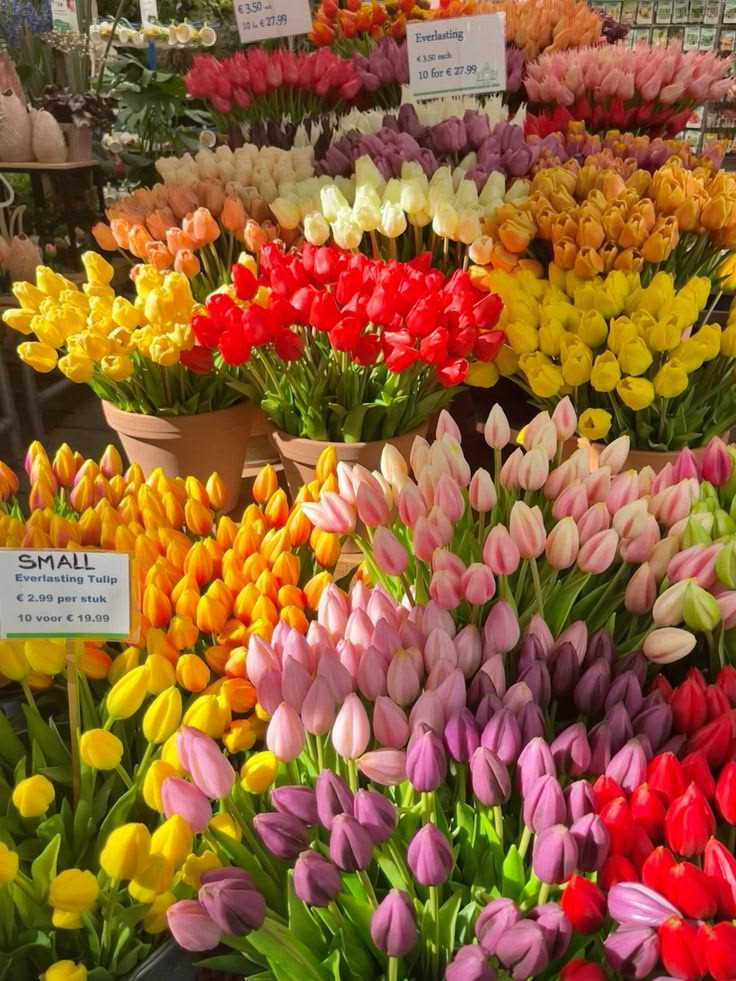
#> input picture Lab5/flori.jpg, 736 x 981 px
$ python Lab5_Tema.py
#> lines starting #> are read from the running program, lines starting #| are printed output that depends on the picture
import cv2
import numpy as np
import matplotlib.pyplot as plt

image_path = r'flori.jpg'

L = 255  # nivelul maxim de gri

R = 30   # raza filtrului ideal (in pixeli de frecventa)
A = 30   # parametrul filtrului gaussian (A ~ 1/sigma din domeniul spatial)


def centrare(img):
    """
    Transformarea de centrare: x(u,v) <- (-1)^(u+v) * x(u,v)
    Aplicata de doua ori, revine la imaginea initiala.
    """
    # 1. Indicii liniilor (u) si ai coloanelor (v)
    h_img, w_img = img.shape
    u, v = np.indices((h_img, w_img))

    # 2. Semnul (-1)^(u+v) pentru fiecare pixel
    semn = np.where((u + v) % 2 == 0, 1, -1)

    return img * semn


def dft(img_gri):
    """
    Pasii a) si b): centrarea imaginii originale, apoi DFT 2D (prin FFT).
    Componentele de frecventa joasa ajung in mijlocul spectrului.
    """
    # 1. Lucram pe numere reale (float), ca sa putem inmulti cu +-1
    centrata = centrare(img_gri.astype(np.float64))

    # 2. Transformata Fourier discreta bidimensionala
    return np.fft.fft2(centrata)


def idft(X):
    """
    Pasii d) si e): IDFT 2D, apoi centrarea (anuleaza efectul primei centrari).
    """
    # 1. Inversa transformatei Fourier, partea reala
    imagine = np.real(np.fft.ifft2(X))

    # 2. Anulam centrarea
    return centrare(imagine)


def spectru(X):
    """
    Spectrul de magnitudine, in scara logaritmica, adus in [0, 255]:
    S = log(1 + |X|)
    """
    # 1. Logaritmul magnitudinii (altfel componenta continua acopera restul)
    s = np.log1p(np.abs(X))

    # 2. Normalizare in [0, 255] pentru afisare
    s = (s - s.min()) / (s.max() - s.min()) * L
    return s.astype(np.uint8)


def normalizare(img):
    """
    Dupa filtrarea trece-sus componenta continua dispare, deci media devine ~0
    si apar valori negative. Aducem rezultatul in [0, 255] pentru afisare.
    """
    return ((img - img.min()) / (img.max() - img.min()) * L).astype(np.uint8)


def distanta_patrat(shape):
    """
    D^2(u,v) = (H/2 - u)^2 + (W/2 - v)^2   (fata de centrul imaginii)
    """
    h_img, w_img = shape
    u, v = np.indices((h_img, w_img))
    return (h_img / 2 - u) ** 2 + (w_img / 2 - v) ** 2


def filtru_ideal_trece_sus(img_gri, raza):
    """
    X'(u,v) = X(u,v)  daca D^2 > R^2, altfel 0
    """
    # 1. Centrare + DFT
    X = dft(img_gri)

    # 2. Masca: eliminam frecventele din interiorul cercului de raza R
    masca = distanta_patrat(img_gri.shape) > raza ** 2
    X_filtrat = X * masca

    # 3. IDFT + centrare, apoi normalizare pentru afisare
    rez = idft(X_filtrat)
    return normalizare(rez), X_filtrat


def filtru_gaussian_trece_sus(img_gri, a):
    """
    X'(u,v) = X(u,v) * (1 - exp( -D^2 / A^2 ))
    Suprimare neteda a frecventelor joase, fara efectul de unde circulare.
    """
    # 1. Centrare + DFT
    X = dft(img_gri)

    # 2. Atenuare gaussiana a frecventelor apropiate de centru
    H = 1 - np.exp(-distanta_patrat(img_gri.shape) / a ** 2)
    X_filtrat = X * H

    # 3. IDFT + centrare, apoi normalizare pentru afisare
    rez = idft(X_filtrat)
    return normalizare(rez), X_filtrat


if __name__ == "__main__":
    img = cv2.imread(image_path)
#> img is the input picture: shape (981, 736, 3); mean B, G, R 51.6, 95.5, 147.3
    if img is None:
        raise FileNotFoundError(f"Nu pot citi imaginea: {image_path}")

    # Filtrarea lucreaza pe tonuri de gri
    gri = cv2.cvtColor(img, cv2.COLOR_BGR2GRAY)
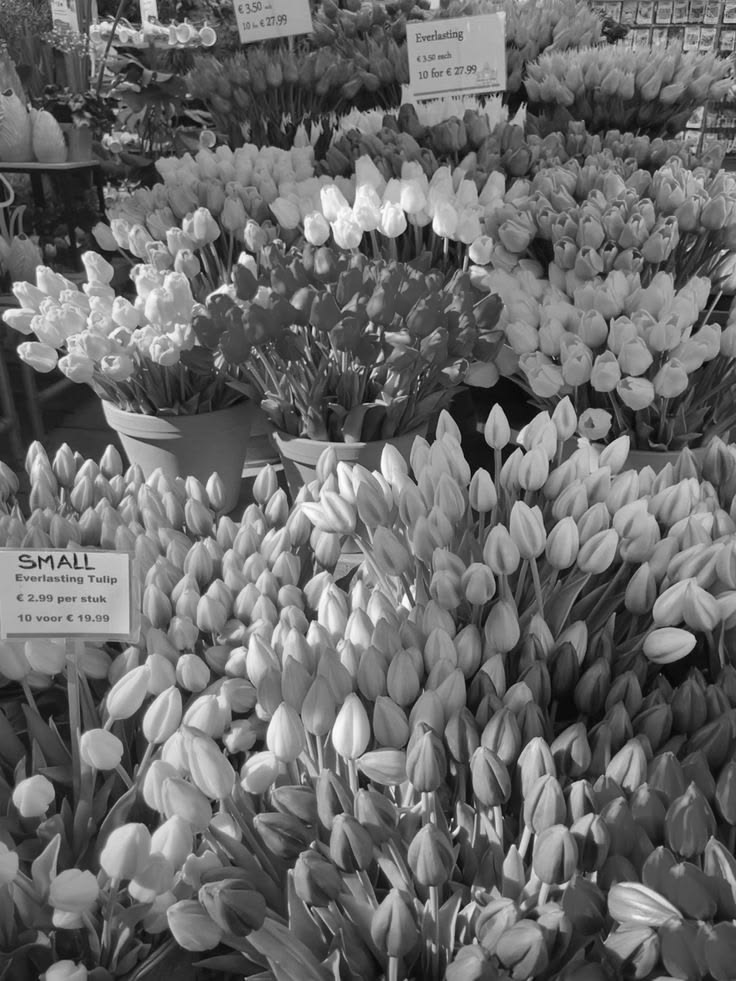
#> gri: shape (981, 736); min 3, max 254, mean 106

    ideal, X_ideal = filtru_ideal_trece_sus(gri, R)
#> in centrare, `return img * semn`:
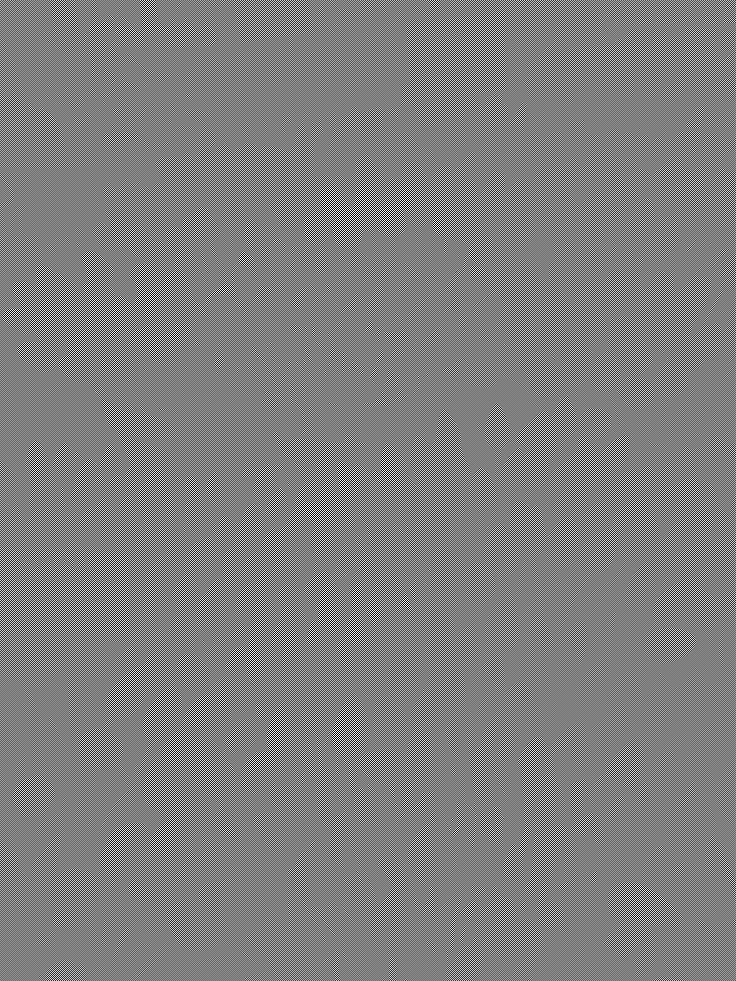
#> returned value: shape (981, 736) float64; min -254, max 254, mean 0; drawn with min black and max white
#> in centrare (call 2), `return img * semn`:
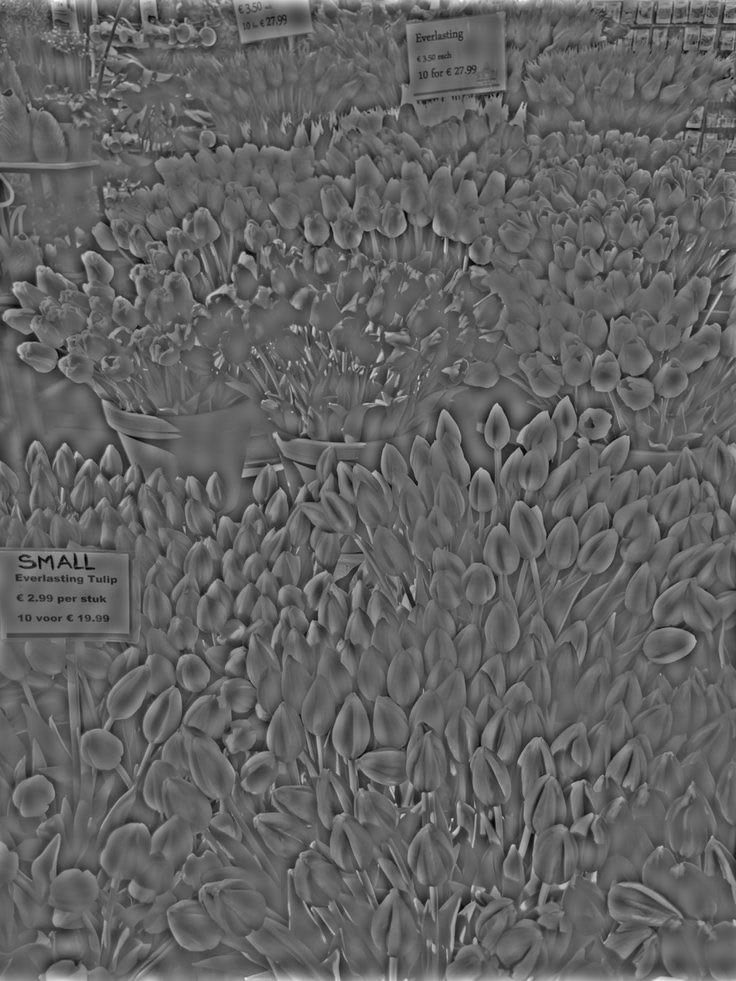
#> returned value: shape (981, 736) float64; min -131.2, max 209, mean 0.6; drawn with min black and max white
    gauss, X_gauss = filtru_gaussian_trece_sus(gri, A)
#> in centrare (call 4), `return img * semn`:
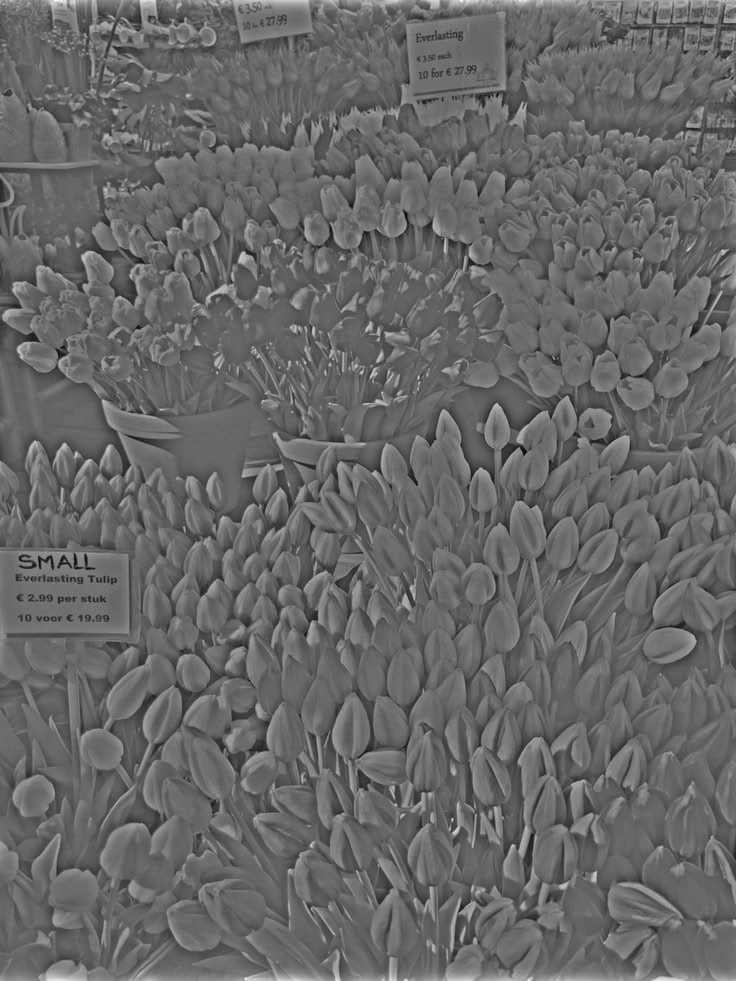
#> returned value: shape (981, 736) float64; min -136.1, max 199.9, mean 1.1; drawn with min black and max white

    cv2.imshow("Imaginea originala", gri)
    cv2.waitKey(0)
    cv2.imshow("Spectrul imaginii originale", spectru(dft(gri)))
#> in spectru, `s = np.log1p(np.abs(X))`:
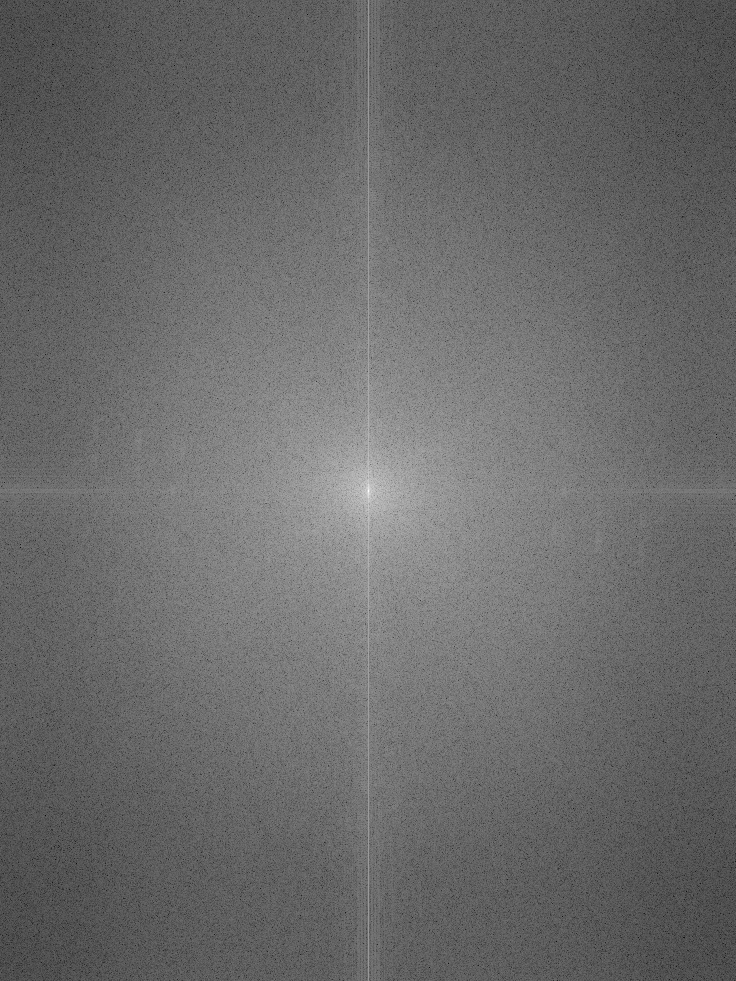
#> s: shape (981, 736) float64; min 1.3, max 17.74, mean 8.17; drawn with min black and max white
    cv2.waitKey(0)
    cv2.imshow("Filtru ideal trece-sus", ideal)
    cv2.waitKey(0)
    cv2.imshow("Spectrul dupa filtrul ideal", spectru(X_ideal))
#> in spectru (call 2), `s = np.log1p(np.abs(X))`:
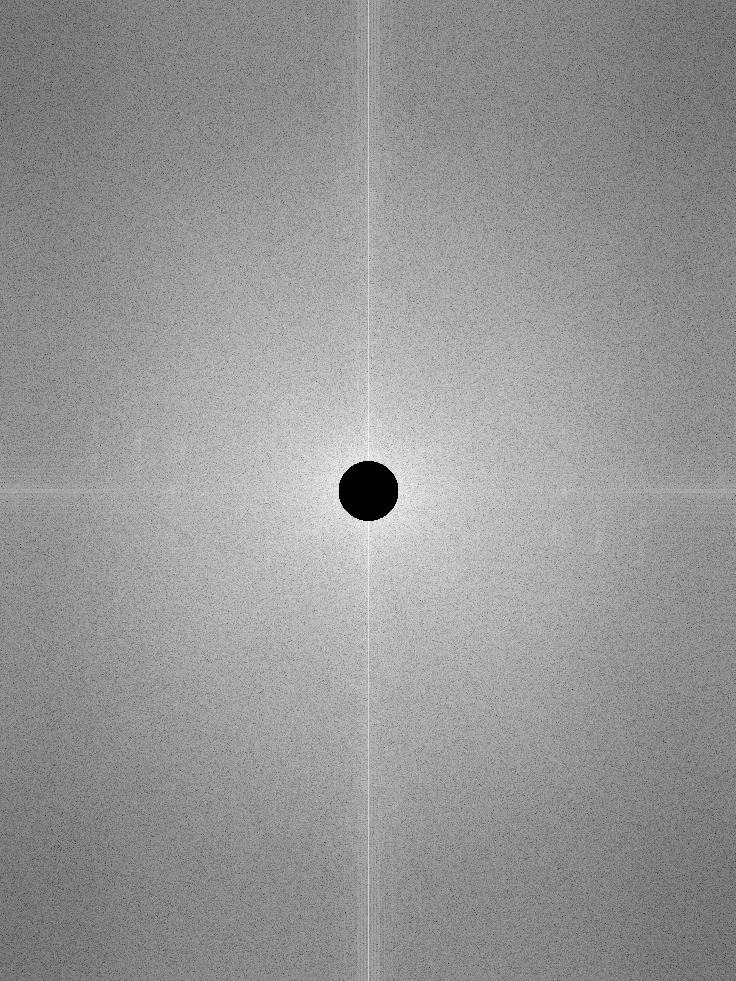
#> s: shape (981, 736) float64; min 0, max 13.72, mean 8.12; drawn with min black and max white
    cv2.waitKey(0)
    cv2.imshow("Filtru gaussian trece-sus", gauss)
    cv2.waitKey(0)
    cv2.imshow("Spectrul dupa filtrul gaussian", spectru(X_gauss))
    cv2.waitKey(0)
    cv2.destroyAllWindows()

    # [16 lines of commented-out code are left out]
